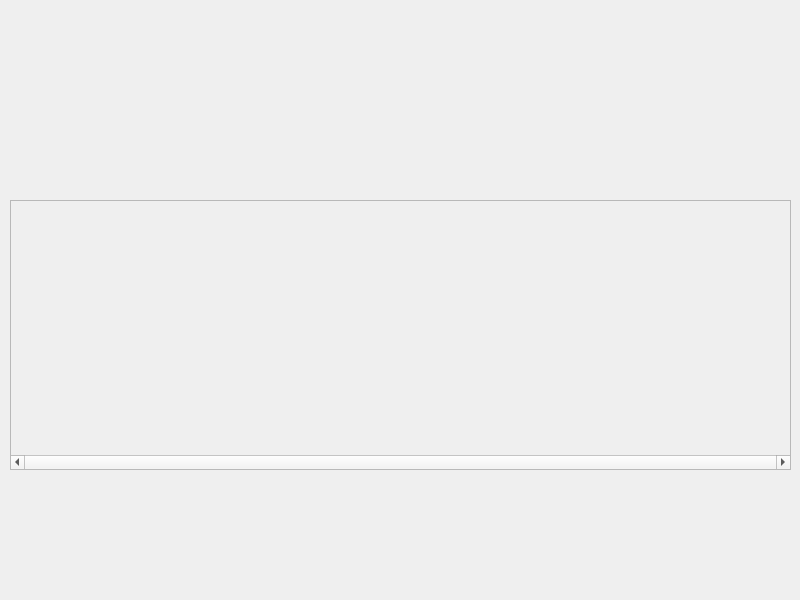
<?xml version="1.0" encoding="UTF-8"?>
<ui version="4.0">
 <class>Sportprod</class>
 <widget class="QDialog" name="Sportprod">
  <property name="geometry">
   <rect>
    <x>0</x>
    <y>0</y>
    <width>800</width>
    <height>600</height>
   </rect>
  </property>
  <property name="maximumSize">
   <size>
    <width>800</width>
    <height>600</height>
   </size>
  </property>
  <property name="windowTitle">
   <string>Dialog</string>
  </property>
  <widget class="QScrollArea" name="scrollArea">
   <property name="geometry">
    <rect>
     <x>10</x>
     <y>200</y>
     <width>781</width>
     <height>270</height>
    </rect>
   </property>
   <property name="minimumSize">
    <size>
     <width>150</width>
     <height>270</height>
    </size>
   </property>
   <property name="verticalScrollBarPolicy">
    <enum>Qt::ScrollBarAlwaysOff</enum>
   </property>
   <property name="horizontalScrollBarPolicy">
    <enum>Qt::ScrollBarAlwaysOn</enum>
   </property>
   <property name="widgetResizable">
    <bool>true</bool>
   </property>
   <widget class="QWidget" name="scrollAreaWidgetContents">
    <property name="geometry">
     <rect>
      <x>0</x>
      <y>0</y>
      <width>779</width>
      <height>254</height>
     </rect>
    </property>
    <layout class="QHBoxLayout" name="horizontalLayout"/>
   </widget>
  </widget>
 </widget>
 <resources/>
 <connections/>
</ui>
